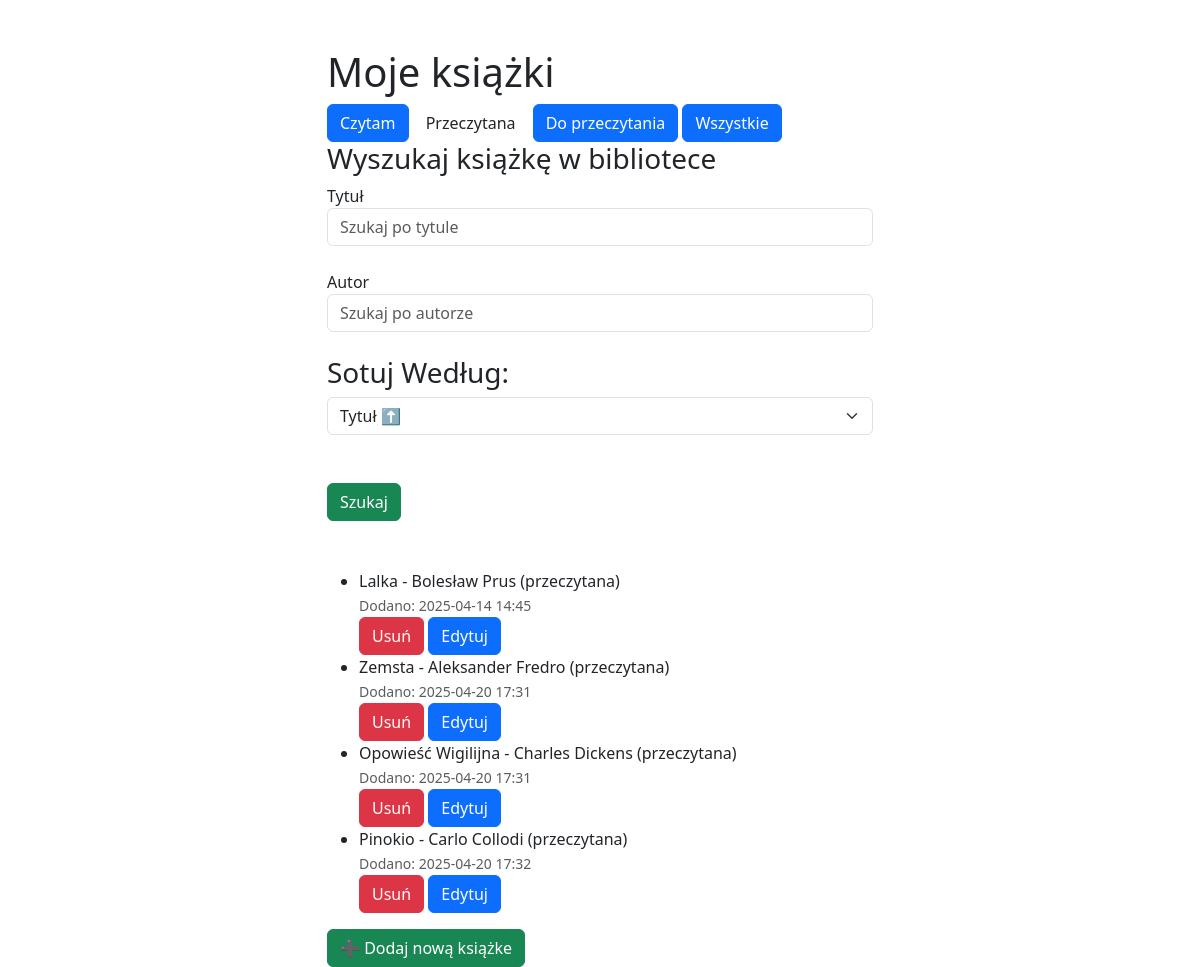
Screenshot of /books/books/?status=przeczytana with the database file from the repository.
### ksiazki/models.py (models this page shows, shortened)
class Ksiazka(models.Model):
	STATUSY = [
		('do przeczytania', 'Do przeczytania'),
		('czytam', 'Czytam'),
		('przeczytana', 'Przeczytana'),
	]
	tytul = models.CharField(max_length=200)
	autor = models.CharField(max_length=100)
	status = models.CharField(max_length=20, choices=STATUSY, default='do przeczytania')
	data_dodania = models.DateTimeField(auto_now_add=True)

### ksiazki/views.py (the view)
# urls.py: path('', lambda request: redirect('lista_ksiazek')),
def lista_ksiazek(request):
	status_filter = request.GET.get('status')
	title = request.GET.get('tytul')
	autor = request.GET.get('autor')
	sortowanie = request.GET.get('sortowanie')
	ksiazki = Ksiazka.objects.all()
	if sortowanie == 'tytul_asc':
		ksiazki = ksiazki.order_by('tytul')
	elif sortowanie == 'tytul_desc':
		ksiazki = ksiazki.order_by('-tytul')
	elif sortowanie == 'data_asc':
		ksiazki = ksiazki.order_by('data_dodania')
	elif sortowanie == 'data_desc':
		ksiazki = ksiazki.order_by('-data_dodania')
	if title:
		ksiazki = ksiazki.filter(tytul__icontains=title)
	if autor:
		ksiazki = ksiazki.filter(autor__icontains=autor)
	if status_filter and status_filter != 'wszystkie':
		ksiazki = ksiazki.filter(status=status_filter)
	return render(request, 'lista.html',{
		'ksiazki': ksiazki,
		'wybrany_status': status_filter
	})

### ksiazki/templates/lista.html (shortened to what this page needs)
<!DOCTYPE html>
<html lang="pl-PL">
<head>
    <link href="https://cdn.jsdelivr.net/npm/bootstrap@5.3.3/dist/css/bootstrap.min.css" rel="stylesheet">
</head>
<body>
<div class="container mt-5">
    <div class="row justify-content-center">
        <div class="col-md-6">
<h1>Moje książki</h1>
<a href="{% url 'lista_ksiazek' %}?status=czytam"
   class="btn btn-primary{% if wybrany_status == 'czytam' %}active{% endif %}">
   Czytam
</a>
<a href="{% url 'lista_ksiazek' %}?status=przeczytana"
   class="btn btn-primary{% if wybrany_status == 'przeczytana' %}active{% endif %}">
   Przeczytana
</a>
<a href="{% url 'lista_ksiazek' %}?status=do przeczytania"
   class="btn btn-primary{% if wybrany_status == 'do przeczytania' %}active{% endif %}">
   Do przeczytania
</a>
<a href="{% url 'lista_ksiazek' %}?status=wszystkie"
    class="btn btn-primary{% if wybrany_status == 'wszystkie' or not wybrany_status %}active{% endif %}">
    Wszystkie
</a><br>
            <h3>Wyszukaj książkę w bibliotece</h3>
    <form method="GET">
        <label for="title">Tytuł</label>
        <input type="text" id="title" class="form-control" name="tytul" placeholder="Szukaj po tytule" {% if request.GET.tytul %}  value = "{{ request.GET.tytul }}"  {% endif %}><br>
        <label for="autor">Autor</label><br>
        <input type="text" id="autor" class="form-control" name="autor" placeholder="Szukaj po autorze" {% if request.GET.autor %} value = "{{ request.GET.autor }}"  {% endif %}><br>
           <h3>Sotuj Według: </h3>
    <select name="sortowanie" id="sortowanie" class="form-select" value="{{ request.GET.param }}">
       <option value="tytul_asc" {% if request.GET.sortowanie == "tytul_asc" %}selected{% endif %}>Tytuł ⬆️</option>
    </select><br><br>
    <button type="submit" class="btn btn-success">Szukaj</button><br><br><br>
    </form>
<ul>
    {% for ksiazka in ksiazki %}
    <li>{{ ksiazka.tytul }} - {{ ksiazka.autor }} ({{ ksiazka.status }})</li>
    <small class="text-muted">Dodano: {{ ksiazka.data_dodania|date:"Y-m-d H:i" }}</small><br>
    <a href="{% url 'usun_ksiazke' ksiazka.id %}" class="btn btn-danger">Usuń</a>
    <a href="{% url 'edytuj_ksiazke' ksiazka.id %}" class="btn btn-primary">Edytuj</a>
    {% endfor %}
</ul>
        <a href="{% url 'dodaj_ksiazke' %}" class="btn btn-success">➕ Dodaj nową książke</a>
        </div>
    </div>
</div>
</body>
</html>

### rows the page displays
Ksiazka: tytul "Lalka", autor "Bolesław Prus", status "przeczytana", data_dodania "2025-04-14 14:45"
Ksiazka: tytul "Zemsta", autor "Aleksander Fredro", status "przeczytana", data_dodania "2025-04-20 17:31"
Ksiazka: tytul "Opowieść Wigilijna", autor "Charles Dickens", status "przeczytana", data_dodania "2025-04-20 17:31"
Ksiazka: tytul "Pinokio", autor "Carlo Collodi", status "przeczytana", data_dodania "2025-04-20 17:32"
